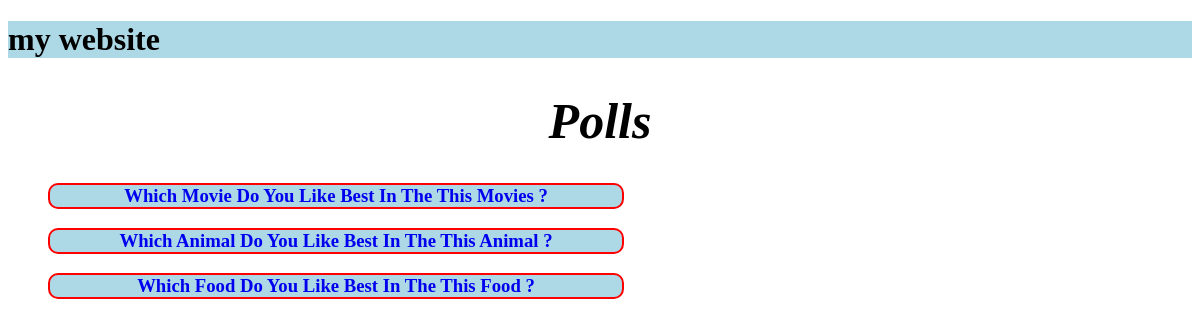
Screenshot of /polls/ with the database file from the repository.
### polls/models.py (models this page shows, shortened)
class Question(models.Model):
    question_text = models.CharField(max_length=200)
    pub_date = models.DateTimeField('date published')

### polls/views.py (the view)
# urls.py: path('', views.index, name='index'),
def index(request):
    latest_question_list = Question.objects.order_by('-pub_date')[:3]
    context = {'latest_question_list': latest_question_list}
    return render(request, 'polls/index.html', context)

### polls/templates/polls/index.html
{% extends 'base.html'%}
{% block content %}
{% load static %}
{% if latest_question_list %}
<link rel="stylesheet" href="{% static 'polls/style.css' %}">
<h1 class='polls'>Polls</h1>
    <ul>
    {% for question in latest_question_list %}
        <h3 class="center" ><a href="{% url 'polls:detail' question.id %}">{{ question.question_text }}</a></h3>
    {% endfor %}
    </ul>
{% else %}
    <p>No polls are available.</p>
{% endif %}
{% endblock %}

### polls/static/polls/style.css (style rules this page uses)
.center { text-align: center; border: 2px solid red; border-radius: 10px; width: 50%; color: green; background-color: lightblue; }
a { text-decoration: none; text-transform: capitalize; }
.polls { text-align: center; font-family: "Times New Roman", Times, serif; font-style: italic; font-size: 50px; }

### rows the page displays
Question: question_text "Which Movie Do You Like Best In The This Movies ?"
Question: question_text "Which Animal Do You Like Best In The This Animal ?"
Question: question_text "Which Food Do You Like Best In The This Food ?"
